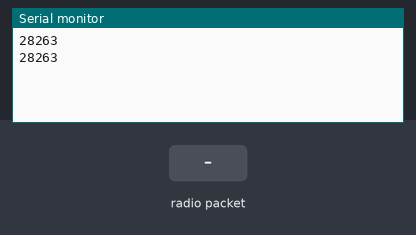
The sketch below on a simulated Arduino Uno, built with avr-gcc and run on an emulated ATmega328P. On the bench: the last lines printed to the serial monitor. The test bench sets the inputs (shaded band). No radio packets arrive unless stated.

Above: at 1.8 s.
1.9 s: radio packet "1" arrives
At 2.8 s:
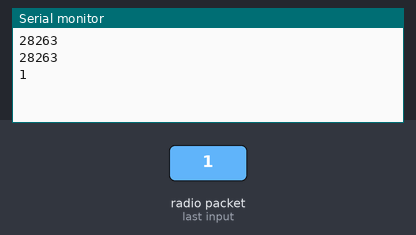
3.4 s: radio packet "0" arrives
At 4.7 s:
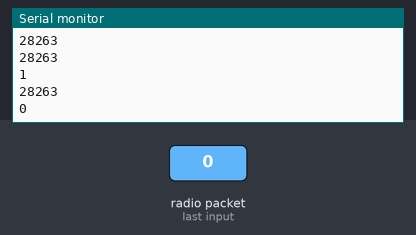
4.9 s: radio packet "2" arrives
At 5.6 s:
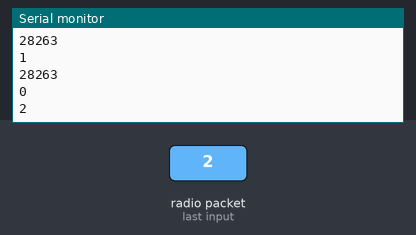
Timing chart, 0 to 7.9 s (numbered marks = the images above; inputs shaded):
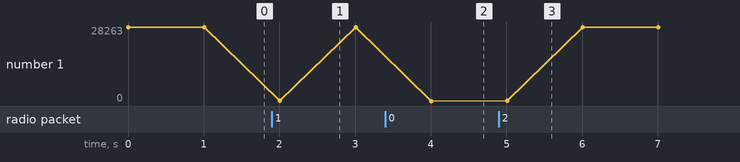

The sketch:

rx.ino
```cpp
#include <SPI.h>
#include <nRF24L01.h>
#include <RF24.h>

RF24 radio(9, 10); // CE, CSN

const byte address[6] = "00001";

void setup() {
  Serial.begin(115200);
  radio.begin();
  radio.openReadingPipe(0, address);
  radio.setPALevel(RF24_PA_MAX);
  radio.startListening();
}

void loop() {
  if (radio.available()) {
    char text[32] = "";
    radio.read(&text, sizeof(text));
    Serial.println(text);
  }
  else{Serial.println('nothing');}
  delay(1000);
}
```

Measured:
- after the input at 1.9 s, the serial monitor: prints a new line after 0.11 s (image 1)
- after the input at 3.4 s, the serial monitor: prints a new line after 0.61 s (image 2)
- after the input at 4.9 s, the serial monitor: prints a new line after 0.11 s (image 3)
- plotted number 1: 28263 → 0 after the input at 3.4 s
